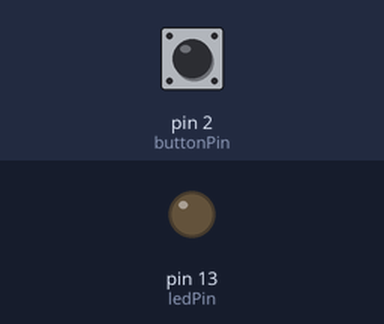
Bench run of a sketch on a simulated Arduino Uno, built with avr-gcc and run on an emulated ATmega328P. Parts: output pins drawn as LEDs (lit = HIGH). Dashed ring = blinking. Inputs (shaded band) come from the test bench; at power-on: pin 2 (buttonPin) LOW.

Above: at 1.2 s.
1.3 s: pin 2 (buttonPin) pulsed HIGH 5 times (0.12 s each, 0.3 s apart)
At 1.75 s:
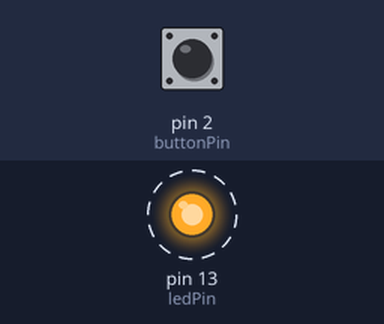
4.3 s: pin 2 (buttonPin) pulled HIGH for 0.15 s
At 5.4 s:
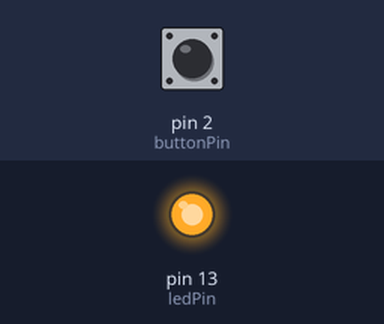
5.9 s: pin 2 (buttonPin) pulled HIGH for 1 s
At 6.6 s:
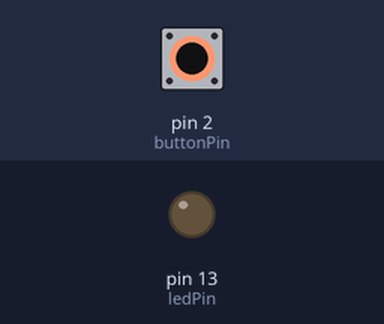
Timing chart, 0 to 8.9 s (numbered marks = the images above; inputs shaded):
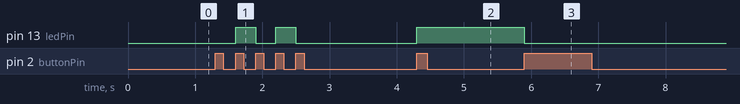

The sketch:

lab_1.ino
```cpp
#include <Arduino.h>

const int buttonPin = 2;
const int ledPin =  13;
const int buttonDelay = 150;
unsigned int state;
unsigned long last_time;

void led_int()
{
  unsigned long time = millis();
  if(time - last_time <= buttonDelay) {
    return;
  }
  last_time = time;
  if(state == LOW) {
    digitalWrite(ledPin, LOW);
    state = HIGH;
  } else {
    digitalWrite(ledPin, HIGH);
    state = LOW;
  }
}

void setup()
{
  state = LOW;
  last_time = millis();
  pinMode(buttonPin, INPUT);
  pinMode(ledPin, OUTPUT);
  attachInterrupt(digitalPinToInterrupt(buttonPin), led_int, RISING);
}

void loop()
{
}
```

Measured:
- after the input at 1.3 s, pin 13 (ledPin): alternates HIGH for 0.30 s and LOW for 0.30 s, 4 changes in all, then stays LOW, starting after 0.30 s
- after the input at 4.3 s, pin 13 (ledPin): LOW → HIGH at once
- after the input at 5.9 s, pin 13 (ledPin): HIGH → LOW at once
